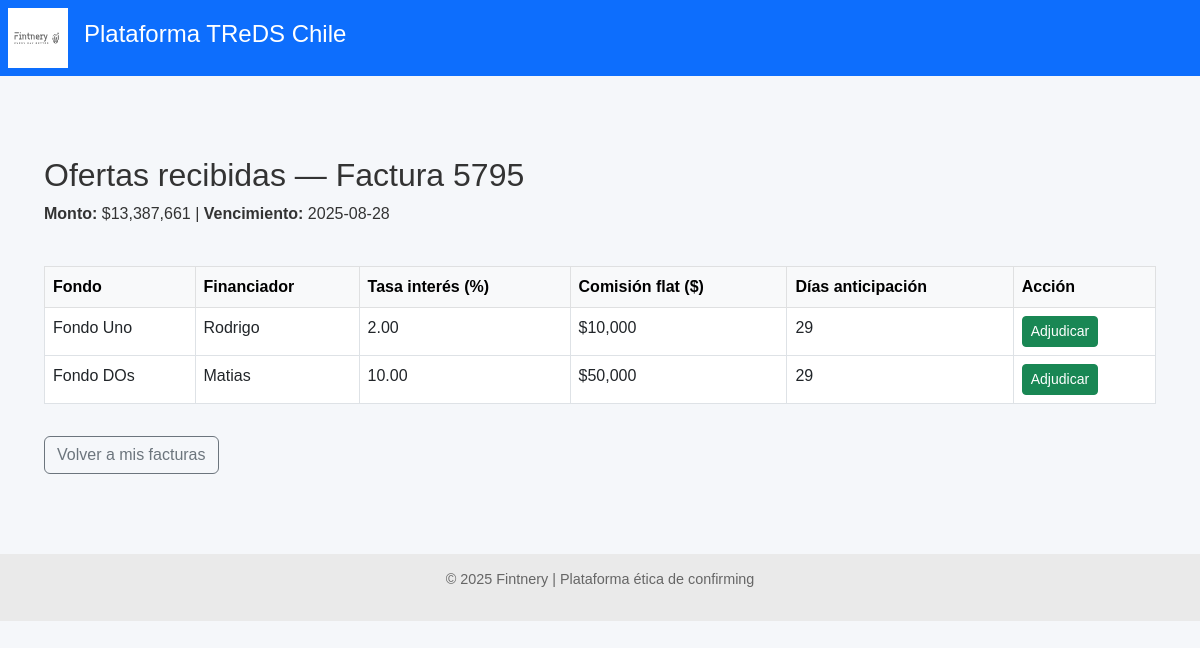
Page /proveedor/ofertas/9 (signed in) on the committed database.
### models.py (models this page shows)
class FacturaDB(Base):
    __tablename__ = "facturas"
    id = Column(Integer, primary_key=True, index=True)
    rut_emisor = Column(String, index=True)
    rut_receptor = Column(String)
    tipo_dte = Column(String)
    folio = Column(Integer)
    monto = Column(Integer)
    estado_dte = Column(String)
    razon_social_emisor = Column(String)
    razon_social_receptor = Column(String)
    fecha_emision = Column(Date)
    fecha_vencimiento = Column(Date)
    fecha_vencimiento_original = Column(Date, nullable=True)
    modificacion_aceptada_por_proveedor = Column(Boolean, nullable=True, default=None)
    confirming_solicitado = Column(Boolean, default=False)
    origen_confirmacion = Column(String, default="Desconocido")
    financiador_adjudicado = Column(Integer, ForeignKey("financiadores.id"), nullable=True)
    proveedor_id = Column(Integer, ForeignKey("proveedores.id"))
    proveedor = relationship("Proveedor", back_populates="facturas")
    pagador_id = Column(Integer, ForeignKey("pagadores.id"))
    pagador = relationship("Pagador", back_populates="facturas")
    ofertas = relationship("OfertaFinanciamiento", back_populates="factura")
    financiador = relationship(
        "Financiador",
        primaryjoin=Financiador.id == foreign(cast(financiador_adjudicado, Integer)), viewonly=True,
        uselist=False,
    )

class OfertaFinanciamiento(Base):
    __tablename__ = "ofertas_financiamiento"
    id = Column(Integer, primary_key=True, index=True)
    tasa_interes = Column(Float)
    dias_anticipacion = Column(Integer)
    monto_total = Column(Float)
    comision_flat = Column(Float, default=0.0)
    precio_cesion = Column(Float)
    estado = Column(String, default="Oferta realizada")
    factura_id = Column(Integer, ForeignKey("facturas.id"))
    financiador_id = Column(Integer, ForeignKey("financiadores.id"))
    factura = relationship("FacturaDB", back_populates="ofertas")
    financiador = relationship("Financiador", back_populates="ofertas")

class Fondo(Base):
    __tablename__ = "fondos"
    id = Column(Integer, primary_key=True, index=True)
    nombre = Column(String, nullable=False)
    descripcion = Column(String)
    activo = Column(Boolean, default=True)
    financiadores = relationship("Financiador",
        back_populates="fondo",
        cascade="all, delete"
    )

class Financiador(Base):
    __tablename__ = "financiadores"
    id = Column(Integer, primary_key=True, index=True)
    nombre = Column(String, nullable=False)
    usuario = Column(String, unique=True, index=True, nullable=False)
    clave_hash = Column(String, nullable=False)
    fondo_id = Column(Integer, ForeignKey("fondos.id"), nullable=False)
    fondo = relationship("Fondo", back_populates="financiadores")
    es_admin = Column(Boolean, default=False)
    costo_fondos_mensual = Column(Float, default=0.0)  # ← Explicita unidad mensual
    fecha_costo_fondos = Column(Date, default=None)    # ← Fecha de carga más reciente
    condiciones = relationship(
        "CondicionesPorPagador",
        back_populates="financiador",
        cascade="all, delete-orphan"
    )
    ofertas = relationship("OfertaFinanciamiento", back_populates="financiador")

### routers/proveedor.py (the view)
@router.get("/ofertas/{factura_id}")
def ver_ofertas_factura(
    factura_id: int,
    request: Request,
    db: Session = Depends(get_db)
):
    prov_id = request.session.get("proveedor_id")
    if not prov_id:
        return RedirectResponse("/proveedor/login", 303)
    factura = db.query(FacturaDB).get(factura_id)
    if not factura or factura.proveedor_id != prov_id:
        raise HTTPException(status_code=404, detail="Factura no encontrada")
    if factura.estado_dte != "Confirming solicitado":
        raise HTTPException(status_code=400, detail="La factura ya fue adjudicada o aún no solicitada")
    ofertas = (
        db.query(OfertaFinanciamiento)
          .options(
              joinedload(OfertaFinanciamiento.financiador)
              .joinedload(Financiador.fondo)
          )
          .filter_by(factura_id=factura_id)
          .order_by(OfertaFinanciamiento.tasa_interes.asc())
          .all()
    )
    return templates.TemplateResponse(
        "ofertas_proveedor.html",
        {
            "request": request,
            "factura": factura,
            "ofertas": ofertas
        }
    )

### templates/ofertas_proveedor.html
{% extends "base.html" %}
{% block content %}
<div class="container mt-5">
  <h2>Ofertas recibidas — Factura {{ factura.folio }}</h2>
  <p><strong>Monto:</strong> ${{ '{:,.0f}'.format(factura.monto) }} |
     <strong>Vencimiento:</strong> {{ factura.fecha_vencimiento }}</p>
  {% if ofertas %}
  <div class="table-responsive">
    <table class="table table-bordered table-hover mt-4 bg-white">
      <thead class="table-light">
        <tr>
          <th>Fondo</th>
          <th>Financiador</th>
          <th>Tasa interés (%)</th>
          <th>Comisión flat ($)</th>
          <th>Días anticipación</th>
          <th>Acción</th>
        </tr>
      </thead>
      <tbody>
        {% for oferta in ofertas %}
        <tr>
          <td>{{ oferta.financiador.fondo.nombre }}</td>
          <td>{{ oferta.financiador.nombre }}</td>
          <td>{{ '%.2f' % oferta.tasa_interes }}</td>
          <td>${{ '{:,.0f}'.format(oferta.comision_flat) }}</td>
          <td>{{ oferta.dias_anticipacion }}</td>
          <td>
            {% if factura.estado_dte != "Confirming adjudicado" %}
            <form method="post" action="/proveedor/aceptar-oferta/{{ oferta.id }}">
              <button class="btn btn-sm btn-success">Adjudicar</button>
            </form>
            {% else %}
            <span class="text-muted">Adjudicada</span>
            {% endif %}
          </td>
        </tr>
        {% endfor %}
      </tbody>
    </table>
  </div>
  {% else %}
    <div class="alert alert-info mt-4">
      No se han recibido ofertas aún para esta factura.
    </div>
  {% endif %}
  <a href="/proveedor" class="btn btn-outline-secondary mt-3">Volver a mis facturas</a>
</div>
{% endblock %}

### static/styles.css (style rules this page uses)
body { font-family: sans-serif; margin: 0; background-color: #f5f7fa; color: #333; }

### rows in the picture
FacturaDB: folio "5795", monto "13,387,661", fecha_vencimiento "2025-08-28"
OfertaFinanciamiento: financiador.fondo.nombre "Fondo Uno", financiador.nombre "Rodrigo", tasa_interes "2.00", comision_flat "10,000", dias_anticipacion "29"
OfertaFinanciamiento: financiador.fondo.nombre "Fondo DOs", financiador.nombre "Matias", tasa_interes "10.00", comision_flat "50,000", dias_anticipacion "29"
